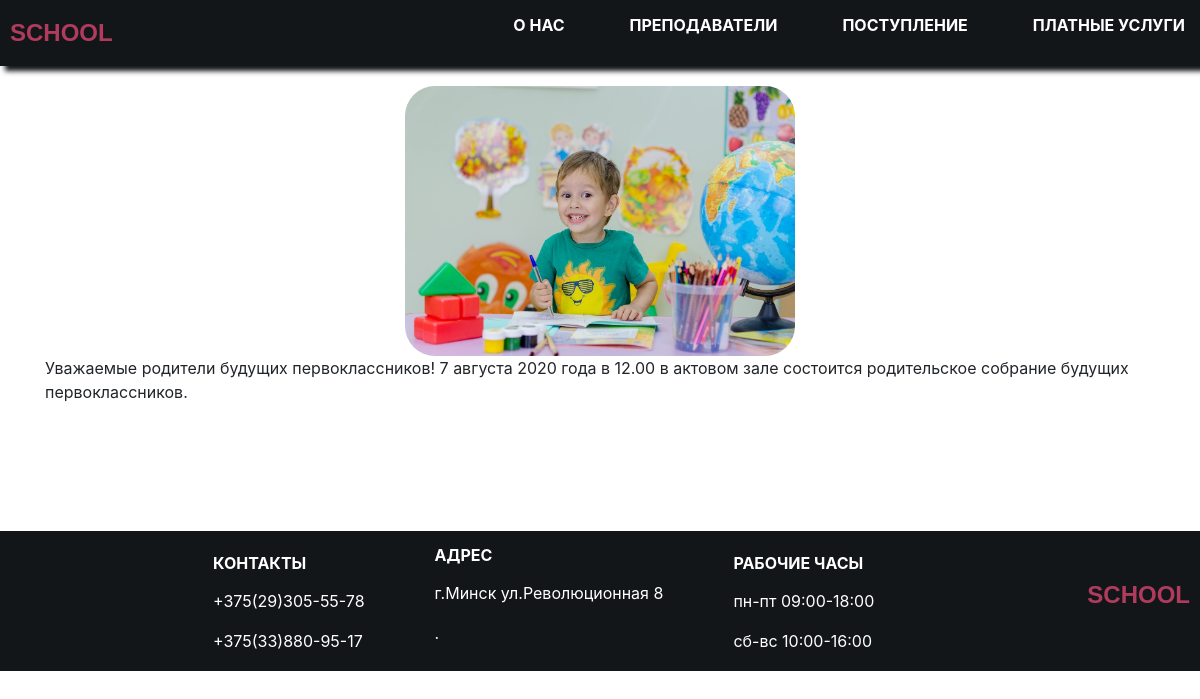
/school/news/1, run on the app's committed database.
### school/models.py (models this page shows, shortened)
class News(models.Model):
    name = models.CharField(max_length=30)
    img = models.ImageField()
    description = models.TextField()

### school/views.py (the view)
# urls.py: path('news/<int:news_id>', news_one, name='news_one'),
def news_one(request, news_id):
    context = {
        'news_one': News.objects.get(id=news_id),
    }
    return render(request, 'news_one.html', context)

### school/templates/news_one.html (shortened to what this page needs)
{% extends 'base.html' %}
{% block main %}
    <div class="container">
        <img class="news_img"
                             src="{{ news_one.img.url }}"
                             alt="">
        <p>{{ news_one.description }}</p>
        <div class="news_div"></div>
    </div>
{% endblock %}

### static/css/styles.css (style rules this page uses)
*, *::before, *::after { box-sizing: border-box; }
body, :where(blockquote, figure):where([class]) { margin: 0; }
p { --paragraphMarginBottom: 24px; margin-block: 0; }
p:where(:not([class]):not(:last-child)) { margin-bottom: var(--paragraphMarginBottom); }
img { display: block; max-width: 100%; }
html { height: 100%; }
html, :has(:target) { scroll-behavior: smooth; }
body { min-height: 100%; line-height: 1.5; }
:root { --color-dark: #000000; --color-dark-alternate: #131619; --color-light: #FFFFFF; --color-dark-gray: #404040; --color-light-gray: #C4C4C4; --container-width: 1300px; --container-padding-x: 15px; }
body { font-family: "Gill Sans", sans-serif; font-weight: 300; font-size: 16px; line-height: 1.75; }
.container { max-width: calc(var(--container-width) + var(--container-padding-x) * 2); margin-inline: auto; padding-inline: var(--container-padding-x); }
.news_img { width: 390px; height: 270px; border-radius: 30px; margin: 0 auto; }
.news_div { width: 390px; height: 100px; }

### data on the page
News: img (picture), description "Уважаемые родители будущих первоклассников! 7 августа 2020 года в 12.00 в актовом зале состоится родительское собрание будущих первоклассников."
